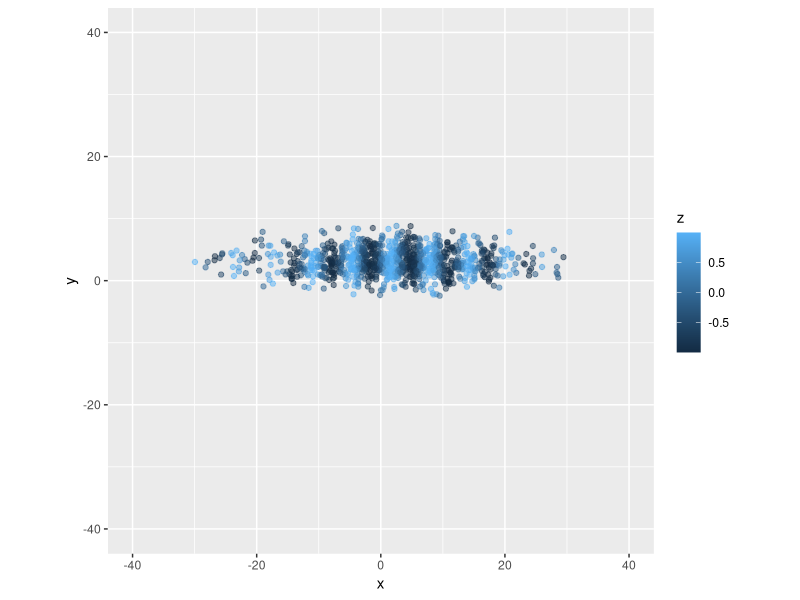
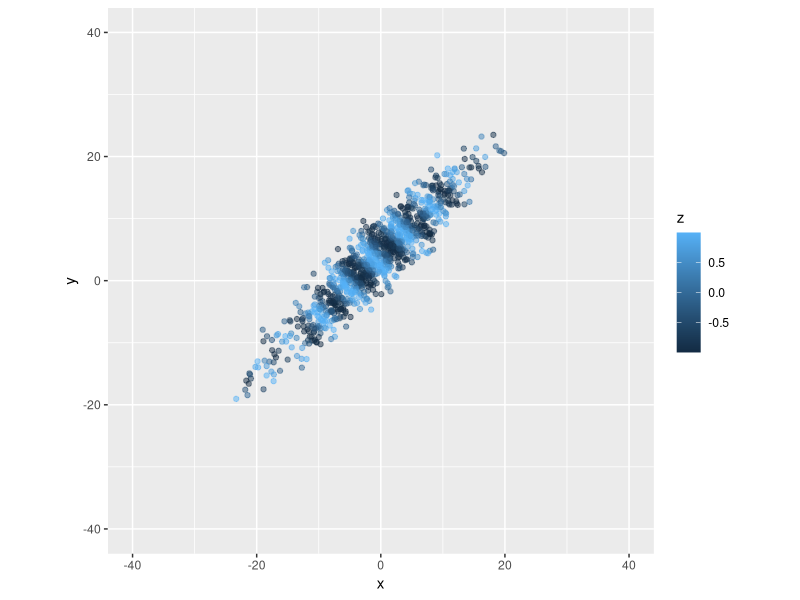
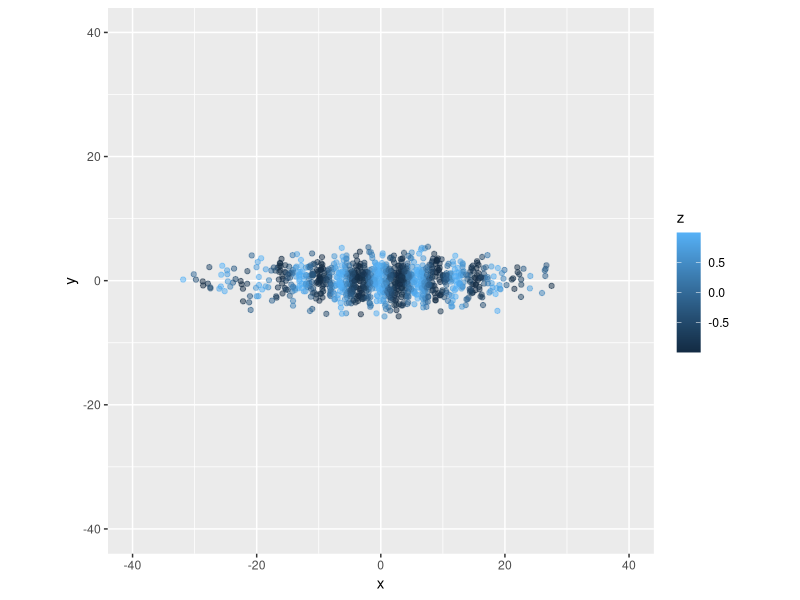

R code for these plots, in order:
## ---- chunk 1
library("knitr")
opts_chunk$set( fig.height=4.0, fig.width=4.0 )
## ---- chunk 2
library(magrittr)

N <- 1000
x <- rnorm(N, mean=2, sd=10)
y <- rnorm(N, mean=3, sd=2)

plot_xyz <- function(df){
    library(ggplot2)
    ggplot(df, aes(x=x, y=y, col=z)) + 
        geom_point( shape=19, alpha=0.5) + 
        coord_fixed(ratio = 1) + 
        ylim(c(-40,40)) + xlim(c(-40, 40))
}

xyz_df <- data.frame( x, y, z=sin(x) )

plot_xyz(xyz_df)
## ---- chunk 3
rotate2d <- function(theta)
    matrix(c(cos(theta), -sin(theta), sin(theta), cos(theta)), ncol=2)

#' rotate the x, y columns of a data frame by theta degrees
rotate_xy <- function(df, theta){
    library(dplyr)
    xy_rotated <- df %>% select(x, y) %>%
        as.matrix %>% 
        (function(M) M %*% rotate2d(theta))
    
    df$x <- xy_rotated[,1]
    df$y <- xy_rotated[,2]
    df
}

xyz_df2 <- xyz_df %>% rotate_xy(pi/4)

plot_xyz(xyz_df2)

## ---- chunk 4
pca <- princomp(xyz_df2[1:2])

summary(pca)

pca_xyz <- as.data.frame(cbind(pca$scores, xyz_df$z))
names(pca_xyz) <- c('x', 'y', 'z')
plot_xyz(pca_xyz)
